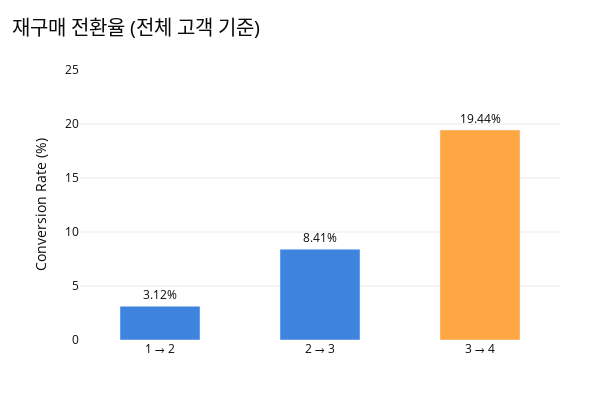

This figure's notebook cell:
### Code cell
#각 구간별 재구매 전환율 시각화
# =====================
# Color Palette
# =====================
C_BLACK  = "#0B0B0B"
C_BLUE   = "#3E84DF"
C_ORANGE = "#FFA742"
GRID     = "rgba(0,0,0,0.08)"

# =====================
# Data
# =====================
df = conversion_df.copy()
df["rate_pct"] = df["conversion_rate"] * 100

# 👉 색상: 마지막 구매(3→4)만 오렌지
bar_colors = [
    C_ORANGE if x == df["from_to"].iloc[-1] else C_BLUE
    for x in df["from_to"]
]

# =====================
# Figure
# =====================
fig = go.Figure(
    go.Bar(
        x=df["from_to"],
        y=df["rate_pct"],
        marker_color=bar_colors,
        width=0.5,  # ✅ 막대 얇게 (기본 ~0.8)
        text=[f"{v:.2f}%" for v in df["rate_pct"]],
        textposition="outside",
        hovertemplate="구간: %{x}<br>전환율: %{y:.2f}%<extra></extra>",
        showlegend=False
    )
)

# =====================
# Layout
# =====================
fig.update_layout(
    title=dict(
        text="재구매 전환율 (전체 고객 기준)",
        x=0.02,
        font=dict(size=20, color=C_BLACK)
    ),
    xaxis_title="",
    yaxis_title="Conversion Rate (%)",
    plot_bgcolor="white",
    paper_bgcolor="white",
    font=dict(color=C_BLACK),
    margin=dict(l=80, r=40, t=70, b=60),
)

fig.update_yaxes(
    showgrid=True,
    gridcolor=GRID,
    zeroline=False,
    rangemode="tozero"
)

fig.update_xaxes(showgrid=False)

fig.update_layout(
    autosize=False,
    width=600,
    height=400
)

fig.update_yaxes(
    range=[0, 25],          
    showgrid=True,
    gridcolor=GRID,
    zeroline=False,
    rangemode="tozero"
)

fig.show()

### Figure 1 — Plotly figure (JSON) as saved in the notebook; plotly's stock layout.template omitted (floating-point values rounded to 4 significant figures)
{"data": [{"hovertemplate": "구간: %{x}<br>전환율: %{y:.2f}%<extra></extra>", "marker": {"color": ["#3E84DF", "#3E84DF", "#FFA742"]}, "showlegend": false, "text": ["3.12%", "8.41%", "19.44%"], "textposition": "outside", "type": "bar", "width": 0.5, "x": ["1 → 2", "2 → 3", "3 → 4"], "y": [3.119, 8.408, 19.44]}], "layout": {"autosize": false, "font": {"color": "#0B0B0B"}, "height": 400, "margin": {"b": 60, "l": 80, "r": 40, "t": 70}, "paper_bgcolor": "white", "plot_bgcolor": "white", "title": {"font": {"color": "#0B0B0B", "size": 20}, "text": "재구매 전환율 (전체 고객 기준)", "x": 0.02}, "width": 600, "xaxis": {"showgrid": false, "title": {"text": ""}}, "yaxis": {"gridcolor": "rgba(0,0,0,0.08)", "range": [0, 25], "rangemode": "tozero", "showgrid": true, "title": {"text": "Conversion Rate (%)"}, "zeroline": false}}}
